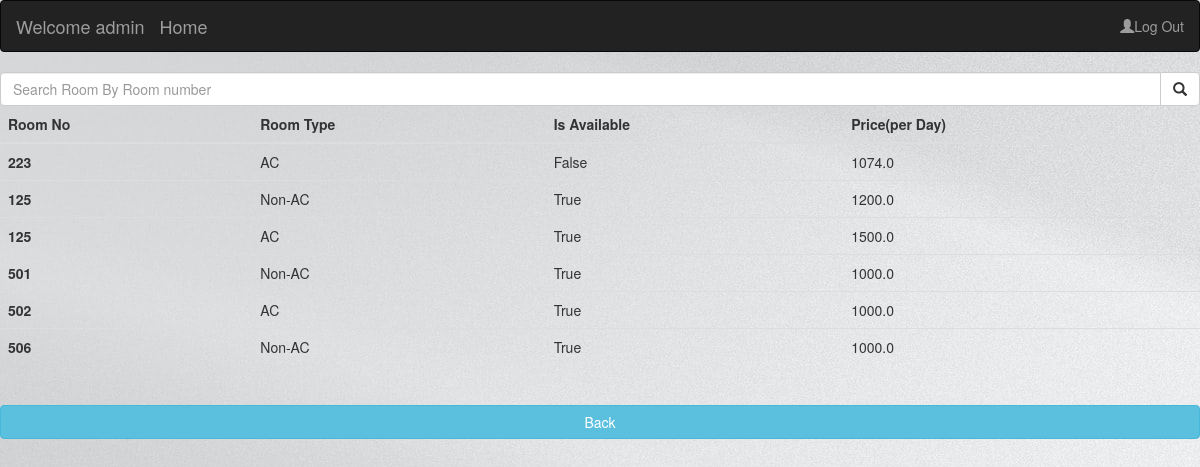
Page /display_rooms (signed in) on the committed database.
### booking/models.py (models this page shows, shortened)
class Rooms(models.Model):
    TYPE=(("AC","AC"),("Non-AC","Non-AC"))
    room_no=models.CharField(max_length=50)
    room_type=models.CharField(max_length=50,choices=TYPE,default="Non-AC")
    is_available=models.BooleanField(default=True)
    price=models.FloatField(default=1000.00)

### display/views.py (the view)
# urls.py: path('display_rooms',v2.Display_Rooms,name='display_rooms'),
def Display_Rooms(request):
    if request.method == 'POST':
        n=request.POST["search"]
        data=Rooms.objects.filter(room_no=n)
        cus = {"cus": data}
        return render(request,'display/display_rooms.html',cus)
    data = Rooms.objects.all()
    cus = {"cus": data}
    return render(request,'display/display_rooms.html',cus)

### display/templates/display/display_rooms.html (shortened to what this page needs)
{% extends "booking/base.html" %}
{% block content %}
<form method="POST">
  <div class="input-group">
    <input type="text" class="form-control" placeholder="Search Room By Room number" name="search">
    <div class="input-group-btn">
      <button class="btn btn-default" type="submit"><i class="glyphicon glyphicon-search"></i></button>
    </div>
  </div>
</form>
<table class="table">
    <thead>
      <tr>
        <th scope="col">Room No</th>
        <th scope="col">Room Type</th>
        <th scope="col">Is Available</th>
        <th scope="col">Price(per Day)</th>
    </thead>
    <tbody>
        {% for c in cus %}
      <tr class="table-active">
        <th scope="row">{{c.room_no}}</th>
        <td>{{c.room_type}}</td>
        <td>{{c.is_available}}</td>
        <td>{{c.price}}</td>
      </tr>
      {% endfor %}
    </tbody>
  </table>
  <br>
  <a href="home" class="btn btn-info btn-block my-4" role="button" >Back</a>
  {% endblock %}

### booking/templates/booking/base.html (shortened to what this page needs)
<!DOCTYPE html>
<html lang="en">
<head>
   <link rel="stylesheet" href="https://maxcdn.bootstrapcdn.com/bootstrap/3.4.1/css/bootstrap.min.css">
</head>
<body style="background-image: url('/static/booking/images/bg2.jpg');">
<nav class="navbar navbar-inverse">
  <div class="container-fluid">
    <div class="navbar-header">
      <a class="navbar-brand" href="#">Welcome {{user.username}}</a>
    </div>
    <div class="navbar-header">
      <a class="navbar-brand" href="home">Home</a>
    </div>
  <ul class="nav navbar-nav navbar-right">
    <li><a href="logout"><span class="glyphicon glyphicon-user"></span>Log Out</a></li>
  </ul>
  </div>
</nav>
<div>
    {% block content %}{% endblock %}
</div>
</body>
</html>

### rows in the picture
Rooms: room_no "223", room_type "AC", is_available "False", price "1074.0"
Rooms: room_no "125", room_type "Non-AC", is_available "True", price "1200.0"
Rooms: room_no "125", room_type "AC", is_available "True", price "1500.0"
Rooms: room_no "501", room_type "Non-AC", is_available "True", price "1000.0"
Rooms: room_no "502", room_type "AC", is_available "True", price "1000.0"
Rooms: room_no "506", room_type "Non-AC", is_available "True", price "1000.0"

### other values in the picture
{{ user.username }} "admin"
